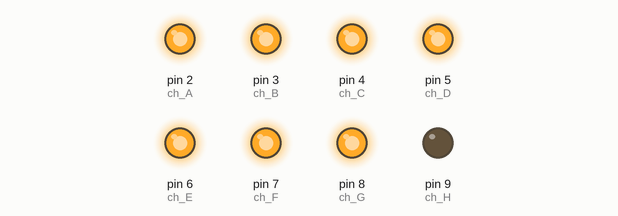
This sketch was run on a simulated Arduino Uno, built with avr-gcc and run on an emulated ATmega328P. Parts: output pins drawn as LEDs (lit = HIGH). Random numbers use the default seed unless the sketch sets one.

Above: at 12.72 s.
At 23.6 s:
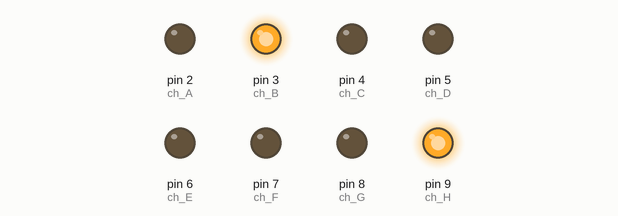
At 25.7 s:
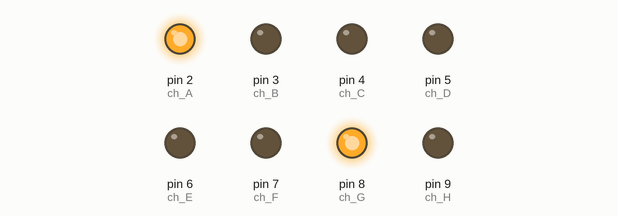
At 28.5 s:
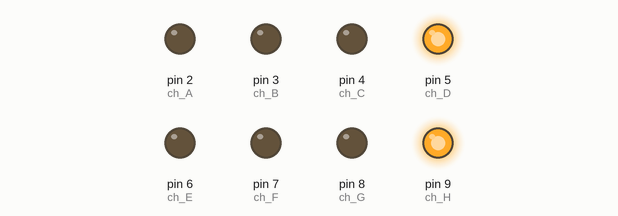
At 31.3 s:
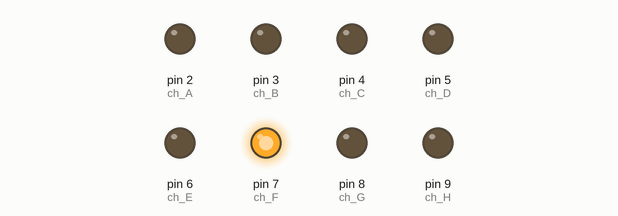
At 34.1 s:
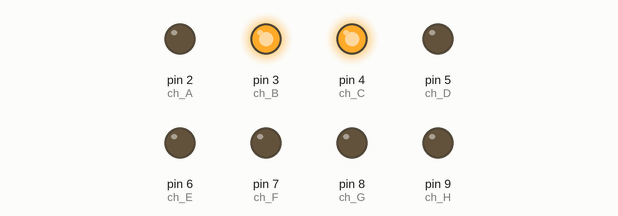
Timing chart, 0 to 40.0 s (numbered marks = the images above):
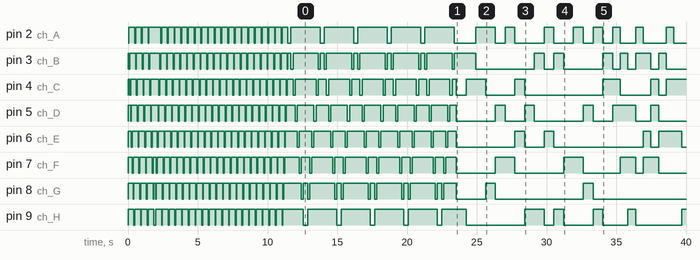

The sketch:

Sztutman-Cartel011-V1.ino
```cpp
int apagado = 2;


void setup() {

  pinMode(2, OUTPUT);  // ch A
  pinMode(3, OUTPUT);  // ch B
  pinMode(4, OUTPUT);  // ch C
  pinMode(5, OUTPUT);  // ch D
  pinMode(6, OUTPUT);  // ch E
  pinMode(7, OUTPUT);  // ch F
  pinMode(8, OUTPUT);  // ch G
  pinMode(9, OUTPUT);  // ch H
   //Serial.begin(9600);
}


void loop()
{
  for(int i = 0; i < 4; i++){ // repete 19 vezes
    paraFrente(60, 1); // intervalo (60ms), direcao
  }

  for(int i = 0; i < 20; i++){
    paraFrente(60, 0);
  }


  for(int i = 0; i < 5; i++){
    paraFrente(150, 1);
    paraFrente(150, 0);
  }

  for(int i = 0; i < 5; i++){
    randomCrescente();
    randomTillAll(30);
    delay(1000);
  }

}
```

funcoes.ino
```cpp
void randomCrescente(){
  for(int i = 2; i < 7; i++){

    for(int l = 0; l< 2;l++){
      for(int k = 0; k < 10-i; k++){
        todos(LOW);
        for(int j = 0; j<i;j++){
          digitalWrite(random(2,10), HIGH);
        }
        delay(1000 - i*150);
      }
    }
  }
}

void randomTillAll(int intervalo){
  for(int i = 2; i < 7; i++){

    for(int l = 0; l< 10;l++){
      for(int k = 0; k < 10-i; k++){
        todos(LOW);
        for(int j = 0; j<i;j++){
          digitalWrite(random(2,10), HIGH);
        }
        delay(intervalo);
      }
    }
  }
  todos(HIGH);
}


void paraFrente(int intervalo, boolean direcao){

  if(direcao){
    for(int i = 2; i <=9;i++){
      acendeTodosEApagaUm(i);
      delay(intervalo);
    }
  }
  else{
    for(int i = 9; i >=2;i--){
      acendeTodosEApagaUm(i);
      delay(intervalo);
    }
  }


 }

void acendeTodosEApagaUm(int _apagado){
  for(int i = 2; i <= 9; i++){
     if(i == _apagado){
        //Serial.print("\r\nOFF: \t");
        //Serial.print(i);
        digitalWrite(i, LOW);
     }
     else{
        //Serial.print("\r\nON: \t");
        //Serial.print(i);
        digitalWrite(i, HIGH);
     }
  }
}

void todos(boolean estado){
  for(int i = 2; i <= 9; i++){
    digitalWrite(i, estado);
    }
}
```
